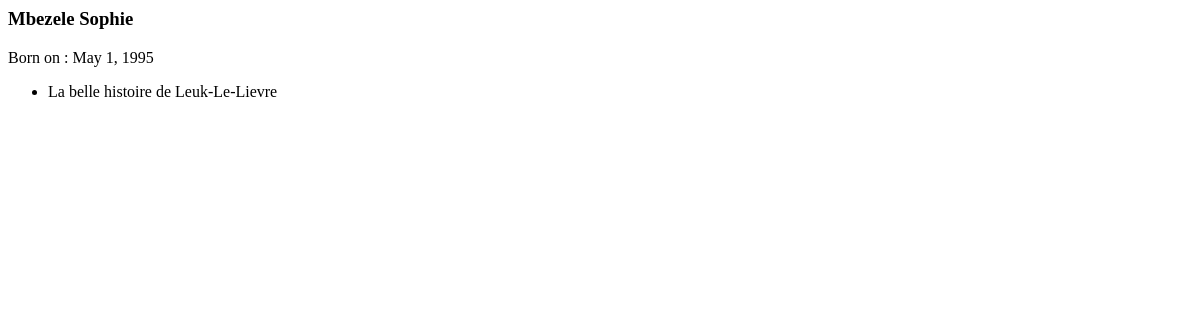
The page /author/detail/2/ on the database as committed earlier.
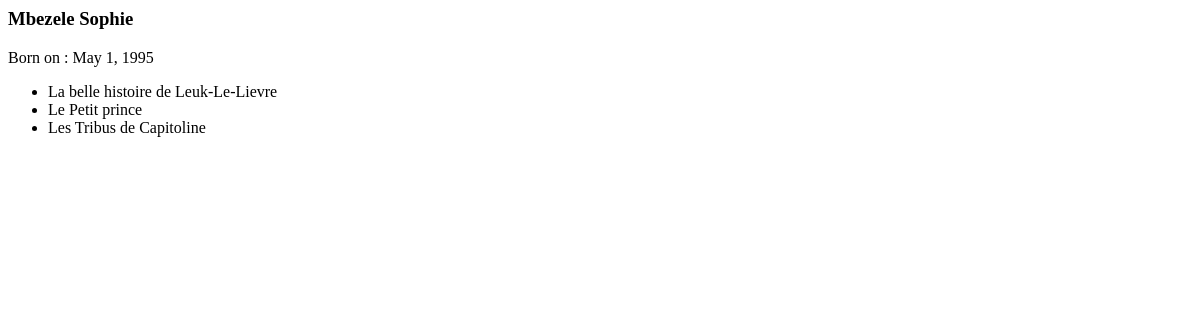
The same page on the database as committed later.
### core/models.py (models this page shows)
class Book(models.Model):
    title = models.CharField(max_length=50)
    subtitle = models.CharField(max_length=50)
    isbn = models.CharField(unique=True, max_length=50)
    language = models.CharField(max_length=50)
    genre = models.CharField(max_length=50)
    num_pages = models.PositiveIntegerField()
    publication_date = models.DateField()
    available = models.BooleanField(default=True)
    author = models.ForeignKey("author", on_delete=models.SET_NULL, null=True)
    summary = models.TextField(null=True, blank=True)
    class Meta:
        verbose_name = "Book"
        verbose_name_plural = "Books"
    def __str__(self):
        return self.title

### core/views.py (the view)
# urls.py: path('author/detail/<int:pk>/', views.detail_author, name="detail_author"),
def detail_author(request,pk):
    author = get_object_or_404(models.Author, id = pk)
    books = author.book_set.all()
    return render(request,"core/detail_author.html",{"author": author, "books": books})

### core/templates/core/detail_author.html
<h3>{{ author.name }} {{ author.surname }} </h3>
<p>Born on : {{ author.birthday }}<p>
<ul>
    {% for book in books %}
        <li>{{book}}</li>
    {% endfor %}
</ul>

Rows that differ between the two databases and show on the page:
added Book: title "Le Petit prince"
added Book: title "Les Tribus de Capitoline"
